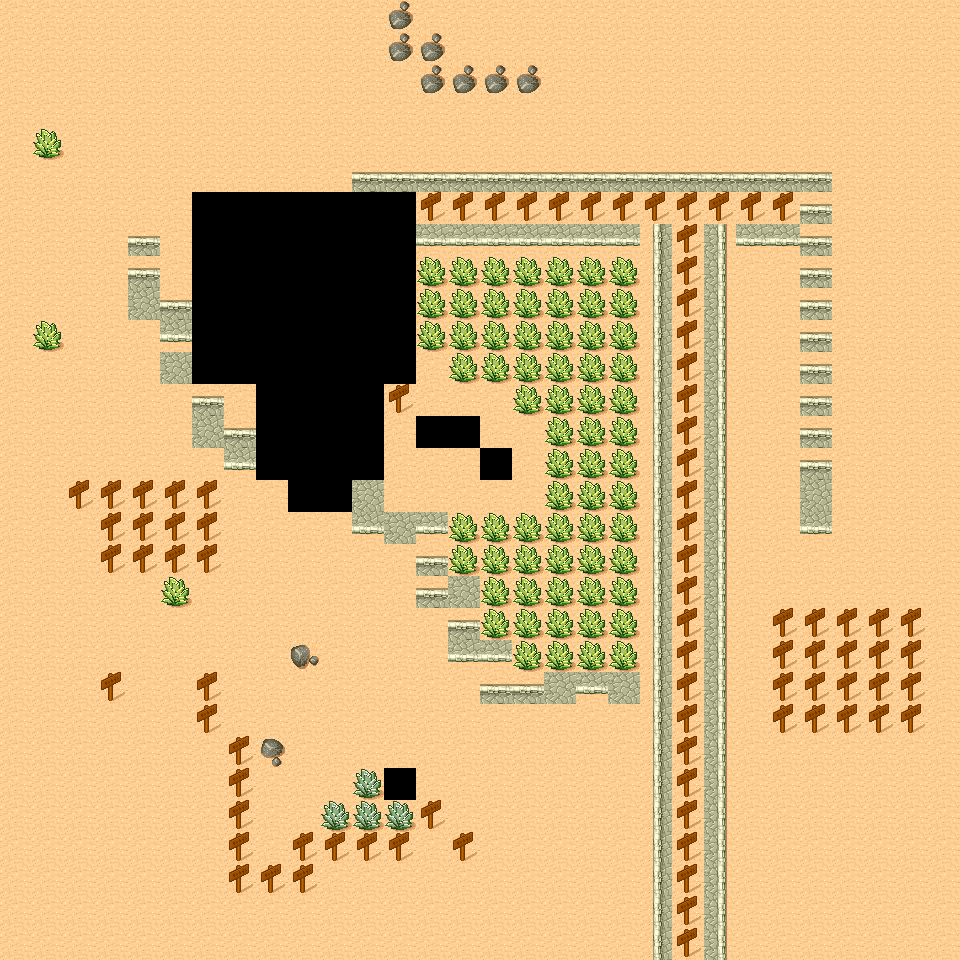

A 2D game scene composited from a Tiled map and its tileset images. What follows is a short description and the map's XML, with every tile layer's data as written:
An orthogonal 30x30 tile map with 32x32 px tiles, 1 tile layer (Tile Layer 1).

<map version="1.5" tiledversion="1.7.0" orientation="orthogonal" renderorder="right-down" width="30" height="30" tilewidth="32" tileheight="32" infinite="0" nextlayerid="2" nextobjectid="1">
 <tileset firstgid="1" source="tmw_desert_spacing.tsx" />
 <layer id="1" name="Tile Layer 1" width="30" height="30">
  <data encoding="csv">
30,30,30,30,30,30,30,30,30,30,30,30,1073741856,30,30,30,30,30,30,30,30,30,30,30,30,30,30,30,30,30,
30,30,30,30,30,30,30,30,30,30,30,30,1073741856,1073741856,30,30,30,30,30,30,30,30,30,30,30,30,30,30,30,30,
30,30,30,30,30,30,30,30,30,30,30,30,30,1073741856,1073741856,1073741856,1073741856,30,30,30,30,30,30,30,30,30,30,30,30,30,
30,30,30,30,30,30,30,30,30,30,30,30,30,30,30,30,30,30,30,30,30,30,30,30,30,30,30,30,30,30,
30,40,30,30,30,30,30,30,30,30,30,30,30,30,30,30,30,30,30,30,30,30,30,30,30,30,30,30,30,30,
30,30,30,30,30,30,30,30,30,30,30,26,26,26,26,26,26,26,26,26,26,26,26,26,26,26,30,30,30,30,
30,30,30,30,30,30,0,0,0,0,0,0,0,46,46,46,46,46,46,46,46,46,46,46,46,26,30,30,30,30,
30,30,30,30,26,30,0,0,0,0,0,0,0,42,42,42,42,42,42,42,33,46,35,42,42,26,30,30,30,30,
30,30,30,30,26,30,0,0,0,0,0,0,0,40,40,40,40,40,40,40,33,46,35,30,30,26,30,30,30,30,
30,30,30,30,34,26,0,0,0,0,0,0,0,40,40,40,40,40,40,40,33,46,35,30,30,26,30,30,30,30,
30,40,30,30,30,42,0,0,0,0,0,0,0,40,40,40,40,40,40,40,33,46,35,30,30,26,30,30,30,30,
30,30,30,30,30,34,0,0,0,0,0,0,0,30,40,40,40,40,40,40,33,46,35,30,30,26,30,30,30,30,
30,30,30,30,30,30,26,30,0,0,0,0,46,30,30,30,40,40,40,40,33,46,35,30,30,26,30,30,30,30,
30,30,30,30,30,30,34,26,0,0,0,0,30,0,0,30,30,40,40,40,33,46,35,30,30,26,30,30,30,30,
30,30,30,30,30,30,30,42,0,0,0,0,30,30,30,0,30,40,40,40,33,46,35,30,30,26,30,30,30,30,
30,30,46,46,46,46,46,30,30,0,0,34,30,30,30,30,30,40,40,40,33,46,35,30,30,34,30,30,30,30,
30,30,30,46,46,46,46,30,30,30,30,42,34,42,40,40,40,40,40,40,33,46,35,30,30,42,30,30,30,30,
30,30,30,46,46,46,46,30,30,30,30,30,30,26,40,40,40,40,40,40,33,46,35,30,30,30,30,30,30,30,
30,30,30,30,30,40,30,30,30,30,30,30,30,26,34,40,40,40,40,40,33,46,35,30,30,30,30,30,30,30,
30,30,30,30,30,30,30,30,30,30,30,30,30,30,26,40,40,40,40,40,33,46,35,30,46,46,46,46,46,30,
30,30,30,30,30,30,30,30,30,536870944,30,30,30,30,42,42,40,40,40,40,33,46,35,30,46,46,46,46,46,30,
30,30,30,46,30,30,46,30,30,30,30,30,30,30,30,26,26,34,42,34,33,46,35,30,46,46,46,46,46,30,
30,30,30,30,30,30,46,30,30,30,30,30,30,30,30,30,30,30,30,30,33,46,35,30,46,46,46,46,46,30,
30,30,30,30,30,30,30,46,32,30,30,30,30,30,30,30,30,30,30,30,33,46,35,30,30,30,30,30,30,30,
30,30,30,30,30,30,30,46,30,30,30,38,0,30,30,30,30,30,30,30,33,46,35,30,30,30,30,30,30,30,
30,30,30,30,30,30,30,46,30,30,38,38,38,46,30,30,30,30,30,30,33,46,35,30,30,30,30,30,30,30,
30,30,30,30,30,30,30,46,30,46,46,46,46,30,46,30,30,30,30,30,33,46,35,30,30,30,30,30,30,30,
30,30,30,30,30,30,30,46,46,46,30,30,30,30,30,30,30,30,30,30,33,46,35,30,30,30,30,30,30,30,
30,30,30,30,30,30,30,30,30,30,30,30,30,30,30,30,30,30,30,30,33,46,35,30,30,30,30,30,30,30,
30,30,30,30,30,30,30,30,30,30,30,30,30,30,30,30,30,30,30,30,33,46,35,30,30,30,30,30,30,30
</data>
 </layer>
</map>
